Frame 1 (no input): blank canvas, image omitted
Frame 60 (the mouse pressed at the canvas centre just before this capture): blank canvas, image omitted
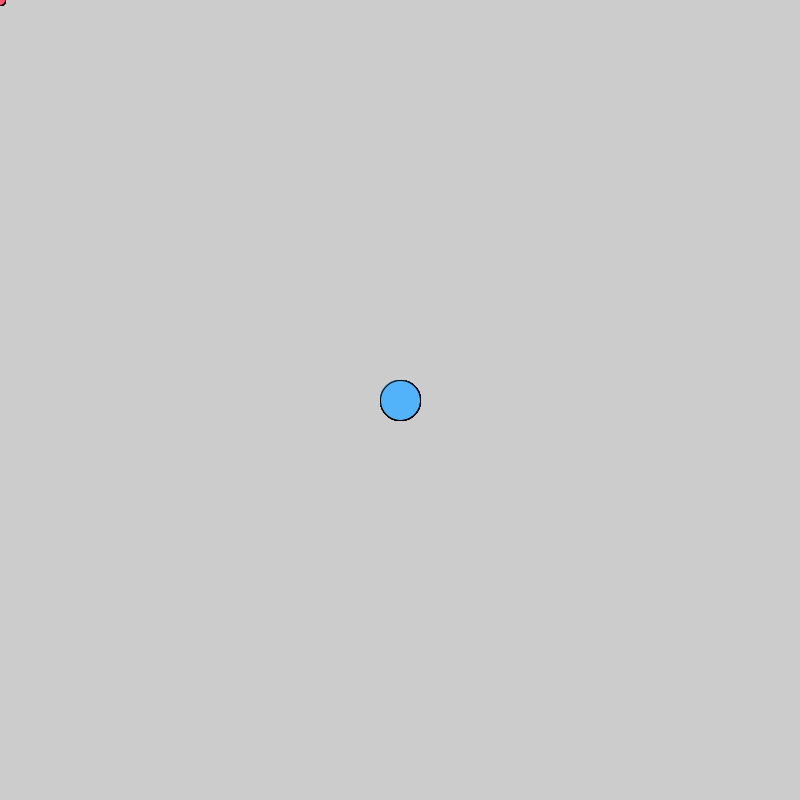
Frame 120 (the mouse held since frame 60 and released just before this capture)

The Processing sketch whose frames 1 and 60 were blank and that drew this single picture after the mouse press (run headless with seeded random() and noise(); from frame 60 on, the mouse is pressed at the canvas centre):

// Processing sketch: processing_158075
// ── processing_158075.pde

void setup() {
  size(800, 800);
}

void draw() { 
  println (mousePressed);
  if (mousePressed) {
    fill(83, 179, 250);
    ellipse (mouseX, mouseY, 40, 40);
  }
  else {
   fill(253, 83, 108);
    ellipse (mouseX, mouseY, 10, 10);
  }
}
